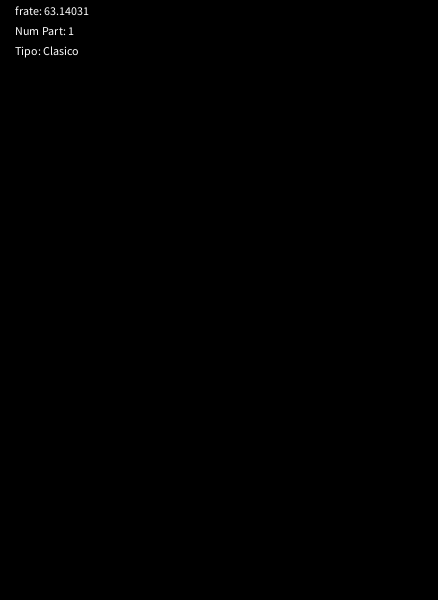
Frame 1 (no input)
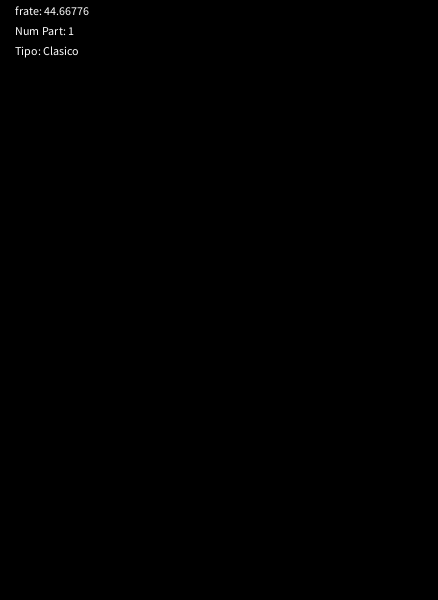
Frame 60 (the mouse pressed at the canvas centre just before this capture)
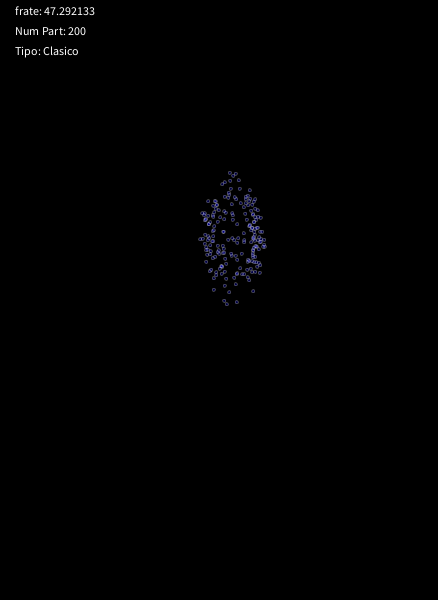
Frame 120 (the mouse held since frame 60 and released just before this capture)

The Processing sketch that drew these frames (run headless with seeded random() and noise(); from frame 60 on, the mouse is pressed at the canvas centre):

// Processing sketch: processing_150901
// ── processing_150901.pde

ArrayList<Cohete> castillo;
float timeout;
PVector disparo;
PVector posicion;
PVector viento = new PVector(random(0.1,0.5),0);
PVector gravity= new PVector(0,9.8);
float delta_t = 0.4;
int npart = 1;
int estilo = 0;
int cantidad_part = 200;

void setup() {
  size(438,600);
  castillo = new ArrayList<Cohete>();
}

void draw() {
  background(0);
  
  
  for(int i = 0; i<castillo.size(); i++){
    Cohete c = castillo.get(i);
    c.run();
  }
  
  fill(255);
  text("frate: "+frameRate, 15,15);
  text("Num Part: "+npart, 15,35);
  
  switch(estilo){
    case 0:
      text("Tipo: Clasico", 15,55);
      break;
    case 1:
      text("Tipo: Esferico", 15,55);
      break;
    case 2:
      text("Tipo: Doble", 15,55);
      break;
  }
  
  
}

void mousePressed(){
  if(mousePressed){
    PVector pos = new PVector(mouseX,mouseY);
    Cohete c = new Cohete(pos, cantidad_part, 100, estilo);
    castillo.add(c);
    //disparar = true;
    //posicion = pos;
  }
}

void keyPressed(){
  
  if(key == '0'){
    estilo = 0;
  }else if(key == '1'){
    estilo = 1;
  }else if(key == '2'){
    estilo = 2;
  }
  
}
  
    
// A class to describe a group of Particles
// An ArrayList is used to manage the list of Particles 

class Cohete {
  ArrayList<Particle> particles;
  ArrayList<Particle2> particles2;
  PVector origin;
  PVector v_cohete;
  PVector a_cohete;
  float m_cohete = 2.0;
  int tiemp_v;
  boolean disparar = false;
  int est;


  Cohete(PVector location, int num, int tiemp_vida, int estilo) {
    origin = location.get();
    origin.y = height;
    v_cohete = new PVector(0,random(40,50));
    a_cohete = new PVector(0,0);
    npart = num;
    tiemp_v = tiemp_vida;
    est = estilo;
    particles = new ArrayList<Particle>();
    particles2 = new ArrayList<Particle2>();
  }
  
  void addParticle() {    
    for(int i = 0; i<npart; i++) {
      particles.add(new Particle(origin,est));
      if(est==2)
        particles2.add(new Particle2(origin,est));
    }
  }
  
  void run(){
    update();
    display();
  }
  
  void update(){
    applyForce(viento);
    applyForce(gravity);
    
    v_cohete.sub(PVector.mult(a_cohete, delta_t*0.5));
    origin.sub(PVector.mult(v_cohete,delta_t));
    tiemp_v -=1;
    
    a_cohete.set(0,0,0);
  }
  
  void display() {
    
    if(v_cohete.y > 0){
       stroke(120);
       fill(255);
       rect(origin.x, origin.y, 3, 7);
       disparar=true;
    }else{
      if(disparar){
        this.addParticle();
        disparar=false;
      }
    
      // Cycle through the ArrayList backwards, because we are deleting while iterating
      for (int i = particles.size()-1; i >= 0; i--) {
        Particle p = particles.get(i);
        p.run();
        if (p.isDead()) {
          particles.remove(i);
        }
        if(est == 2){
          Particle2 p2 = particles2.get(i);
          p2.run();
          
          if (p2.isDead()){
            particles2.remove(i);  
          }
        }
      }
    }
  }

  // A method to test if the particle system still has particles
  /*boolean dead() {
    return particles.isEmpty();
  }*/
  
   void applyForce(PVector force) { //Carga en la aceleración, la aceleración correspondiente a cada fuerza
    PVector f = force.get();
    f.div(m_cohete);
    a_cohete.add(f);
  }
}

 
// A simple Particle class

class Particle {
  PVector location;
  PVector velocity;
  PVector acceleration;
  PVector viento;
  float lifespan;
  float mass;
  float angle;
  int est;

  Particle(PVector l, int estilo) {
    acceleration = new PVector(0,0);
    est = estilo;
    angle = random(0,TWO_PI);
    
    switch(est){
      case 0:
        velocity = new PVector(random(3,5),random(-10,10));
        break;
      case 1:       
        velocity = new PVector(5,5);
        break;   
      case 2:
        velocity = new PVector(random(-15,15),2);
    }
    
    velocity.x = velocity.x*cos(angle);
    velocity.y = velocity.y*sin(angle);
    viento = new PVector(-2, 0);
    location = l.get();
    lifespan = 100.0;
    mass = 100;
  }

  void run() {
    update();
    display();
  }

  // Method to update location
  void update() {
    applyForce(gravity);
    applyForce(viento);
    velocity.sub(PVector.mult(acceleration, delta_t*0.5));
    location.sub(PVector.mult(velocity, delta_t));
    lifespan -= 2.0;
    
    acceleration.set(0,0);
  }

  // Method to display
  void display() {
    
    if(est == 0){
      stroke(255,lifespan);
      fill(0,0,255,lifespan);
      ellipse(location.x,location.y,3,3);
    }else if(est == 1){
      stroke(255,lifespan);
      fill(255,0,0,lifespan);
      ellipse(location.x,location.y,3,3);
    }else if(est == 2){
      stroke(255,lifespan);
      fill(0,255,0,lifespan);
      ellipse(location.x,location.y,3,3);
    }
  }
  
  // Is the particle still useful?
  boolean isDead() {
    return (lifespan < 0.0);
  }
  
  void applyForce(PVector force) { //Carga en la aceleración, la aceleración correspondiente a cada fuerza
    PVector f = force.get();
    f.div(mass);
    acceleration.add(f);
  }
}

// A simple Particle class

class Particle2 {
  PVector location;
  PVector velocity;
  PVector acceleration;
  PVector viento;
  float lifespan;
  float mass;
  float angle;
  int est;

  Particle2(PVector l, int estilo) {
    acceleration = new PVector(0,0);
    est = estilo;
    angle = random(0,TWO_PI);
    
    velocity = new PVector(2,random(-15,15));
    
    velocity.x = velocity.x*cos(angle);
    velocity.y = velocity.y*sin(angle);
    viento = new PVector(-2, 0);
    location = l.get();
    lifespan = 100.0;
    mass = 100;
  }

  void run() {
    update();
    display();
  }

  // Method to update location
  void update() {
    applyForce(gravity);
    applyForce(viento);
    velocity.sub(PVector.mult(acceleration, delta_t*0.5));
    location.sub(PVector.mult(velocity, delta_t));
    lifespan -= 2.0;
    
    acceleration.set(0,0);
  }

  // Method to display
  void display() {
    stroke(255,lifespan);
    fill(0,255,255,lifespan);
    ellipse(location.x,location.y,3,3);
  }
  
  // Is the particle still useful?
  boolean isDead() {
    return (lifespan < 0.0);
  }
  
  void applyForce(PVector force) { //Carga en la aceleración, la aceleración correspondiente a cada fuerza
    PVector f = force.get();
    f.div(mass);
    acceleration.add(f);
  }
}
